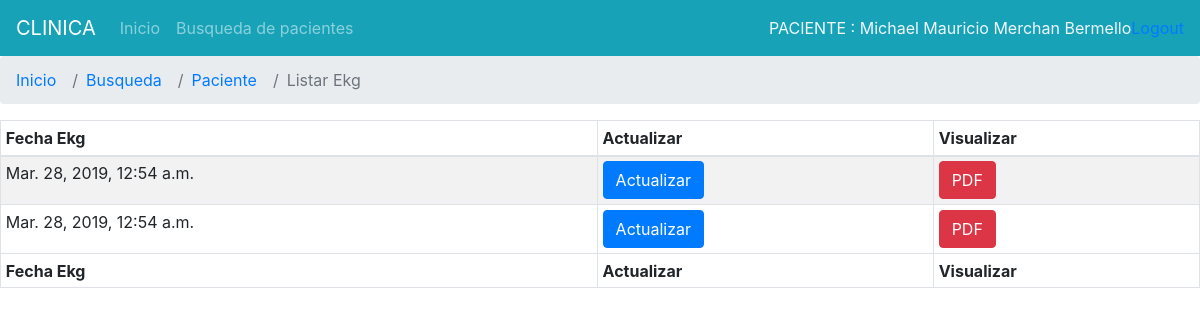
The page /ekg/listar/7 (signed in) on the database its author committed.
### Registros/models.py (models this page shows, shortened)
class Paciente(models.Model):
	cedula=models.CharField(max_length=13,unique=True,verbose_name='Cedula de indentidad')
	nombre1=models.CharField(max_length=50,verbose_name='Primer nombre')
	nombre2=models.CharField(max_length=50,verbose_name='Segundo nombre')
	apellPadre=models.CharField(max_length=50,verbose_name='Apellido paterno')
	apellMadre=models.CharField(max_length=50,verbose_name='Apellido materno')
	sexo=models.CharField(max_length=2,choices=(('F', 'Femenino'),('M', 'Masculino'),))
	direccion=models.CharField(max_length=100,verbose_name='DIRECCION DOMICILIARIA')
	fechNacimiento=models.DateField('fecha de naciemiento',default=timezone.now)
	lugarNacimiento=models.CharField(max_length=100,verbose_name='LUGAR DE NACIMIENTO')
	nacionalidad=models.CharField(max_length=100,verbose_name='NACIONALIDAD')
	grupoCultural=models.CharField(max_length=100,verbose_name='GRUPO CULTURAL')
	estadoCivil=models.CharField(max_length=3,choices=(('SOL', 'Soltero'),('CAS', 'Casado'),('DIV', 'Divorciado'),('VIU', 'Viudo'),('UNL', 'Unión libre')))
	instruccion=models.CharField(max_length=100,verbose_name='INSTRUCION EDUCATIVA')
	ocupacion=models.CharField(max_length=100,verbose_name='OCUPACION')
	empresa=models.CharField(max_length=100,verbose_name='EMPRESA')
	tipo_sangre=models.CharField(max_length=100,verbose_name='TIPO DE SANGRE')
	tipo_seguro=models.CharField(max_length=100,verbose_name='TIPO DE SEGURIDAD')
	telefono=models.CharField(max_length=9,verbose_name='Telefono del paciente')
	celular=models.CharField(max_length=10,verbose_name='Celular del paciente')
	correo=models.EmailField(verbose_name='Correo del paciente')
	pariente=models.CharField(max_length=100,verbose_name='NOMBRE PARIENTE')
	parentesco=models.CharField(max_length=100,verbose_name='Parentesco')
	telefono_pariente=models.CharField(max_length=9,verbose_name='Telefono del pariente')
	celular_pariente=models.CharField(max_length=10,verbose_name='Celular del referido')
	foto=models.ImageField(upload_to='fotos', null=True,blank=True)
	fech_creado=models.DateTimeField(auto_now_add=True,verbose_name='Fecha de admision')
	fech_actualizado=models.DateTimeField(auto_now=True,verbose_name='FECHA DE ACTUALIZACION')

class ekg(models.Model):
	paciente = models.ForeignKey(Paciente, on_delete=models.CASCADE,verbose_name='PACIENTE')
	encabezado = models.CharField(max_length=50,verbose_name='Encabezado')
	observaciones = models.CharField(max_length=10000,verbose_name='Observaciones')
	fech_informe=models.DateTimeField(auto_now_add=True,verbose_name='')
	fech_actualizado=models.DateTimeField(auto_now=True,verbose_name='')
	encargado = models.CharField(max_length=30,verbose_name='ENCARGADO',blank=True,null=True)

### Registros/views.py (the view)
# urls.py: path('ekg/listar/<pk>',login_required(views.ListeEkg.as_view()),name='listar_ekg'),
class ListeEkg(DetailView):
    model = Paciente
    template_name='registros/listar_otros/listar_ekg.html'
    def get_context_data(self, **kwargs):
        context = super().get_context_data(**kwargs)
        parametro = self.kwargs.get('pk',None)
        analisis = ekg.objects.filter(paciente__id=parametro)
        context['analisis']=analisis
        return context

### Registros/templates/registros/listar_otros/listar_ekg.html (shortened to what this page needs)
{%extends "registros/base_listar.html"%}
{% block tipoeco %}
<li class="breadcrumb-item active" aria-current="page">Listar Ekg</li>
{% endblock %}
{% block content %}
<table id="dtDynamicVerticalScrollExample" class="table table-striped table-bordered table-sm" cellspacing="0" width="100%">
    <thead>
      <tr>
        <th class="th-sm">Fecha Ekg
        </th>
        <th class="th-sm">Actualizar
        </th>
        <th class="th-sm">Visualizar
            </th>
      </tr>
    </thead>
    <tbody>
        {% for list in analisis %}
        <tr>
            <td>{{list.fech_informe}}</td>
            <td><a class="btn btn-primary" href="#">Actualizar</a></td>
            <td><a class="btn btn-danger" href="#">PDF</a></td>
        </tr>
        {%endfor%}
    </tbody>
    <tfoot>
        <tr>
            <th>Fecha Ekg</th>
            <th>Actualizar</th>
            <th>Visualizar</th>
        </tr>
    </tfoot>
  </table>
{% endblock %}

### Registros/templates/registros/base_listar.html (shortened to what this page needs)
{% extends 'registros/base.html' %}
{% load crispy_forms_tags %}
{% block principal %}
<li class="nav-item">
  <a class="nav-link" href="{% url 'registros:index'%}">Inicio</a>
</li>
<li class="nav-item">
  <a class="nav-link" href="{% url 'registros:buscar'%}">Busqueda de pacientes</a>
</li>
{% endblock %}
{%block derecha%}
<div style="color:aliceblue">PACIENTE : {{paciente.nombre1}}&nbsp{{paciente.nombre2}}&nbsp{{paciente.apellPadre}}&nbsp{{paciente.apellMadre}}
</div>
{%endblock%}
{% block lista %}
<li class="breadcrumb-item"><a href="{% url 'registros:index'%}">Inicio</a></li>
<li class="breadcrumb-item"><a href="{% url 'registros:buscar'%}">Busqueda</a></li>
<li class="breadcrumb-item"><a href="{% url 'registros:paciente' ident=paciente.pk %}">Paciente</a></li>
{% block tipoeco %}{% endblock %}
{% endblock %}

### rows shown on the page
Paciente: nombre1 "Michael", nombre2 "Mauricio", apellPadre "Merchan", apellMadre "Bermello"
ekg: fech_informe "Mar. 28, 2019, 12:54 a.m."
ekg: fech_informe "Mar. 28, 2019, 12:54 a.m."
